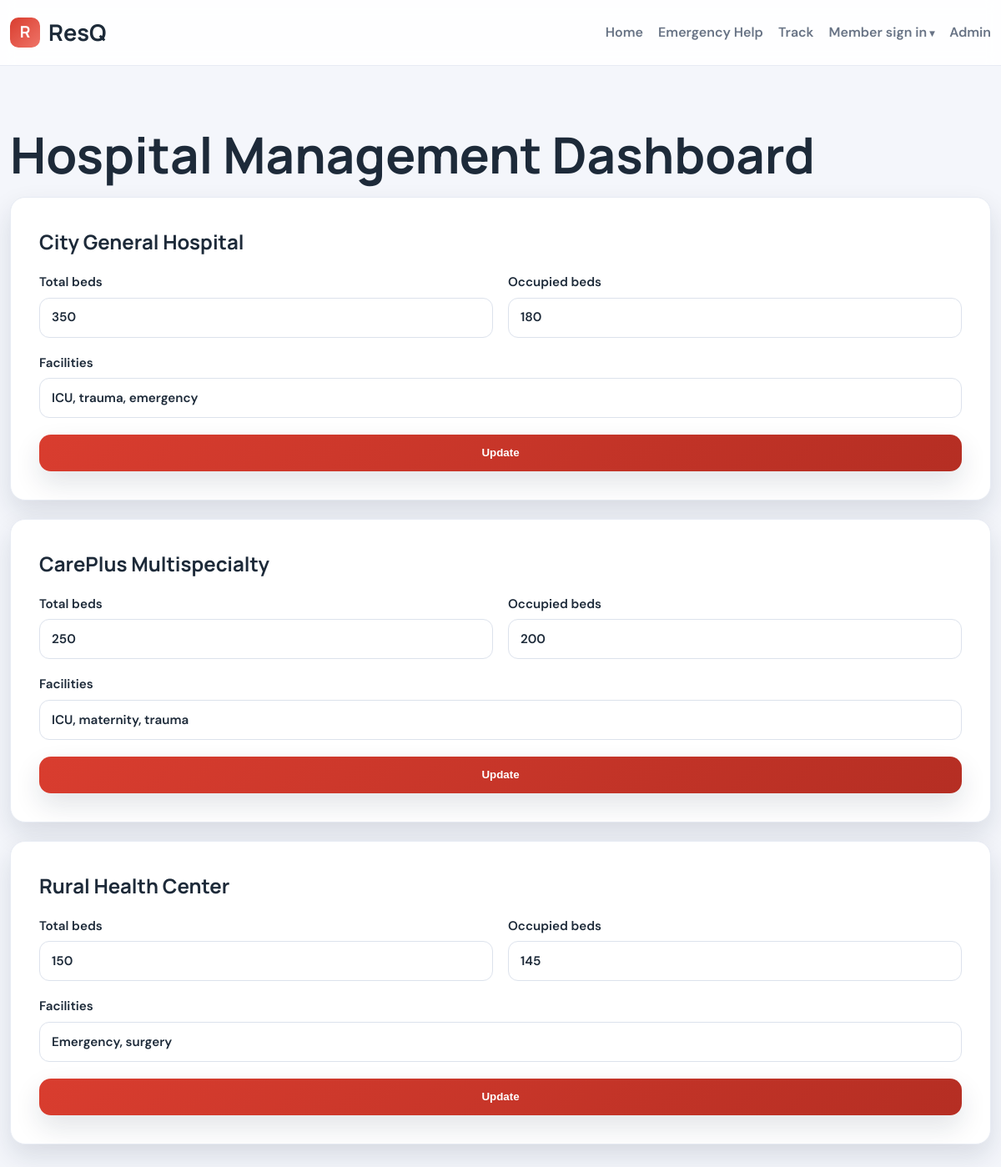
Screenshot of /hospital-dashboard (signed in) with the database file from the repository.
### app.py (models this page shows)
class Hospital(db.Model):
    id = db.Column(db.Integer, primary_key=True)
    name = db.Column(db.String(160), nullable=False)
    address = db.Column(db.String(200), nullable=False)
    latitude = db.Column(db.Float, default=0.0)
    longitude = db.Column(db.Float, default=0.0)
    phone = db.Column(db.String(20), default="")
    emergency_contact = db.Column(db.String(20), default="")
    facilities = db.Column(db.String(200), default="")
    total_beds = db.Column(db.Integer, default=0)
    occupied_beds = db.Column(db.Integer, default=0)
    available_beds = db.Column(db.Integer, default=0)
    verification_status = db.Column(db.String(30), default="PENDING")
    updated_at = db.Column(db.DateTime, default=utcnow_naive)

### app.py (the view, shortened to what this page needs)
@app.route("/hospital-dashboard", methods=["GET", "POST"])
def hospital_dashboard():
    if not require_role("admin"):
        return redirect(url_for("admin_login"))
    hospitals = Hospital.query.all()
    return render_template("hospital_dashboard.html", hospitals=hospitals)

### app.py (called while the page is built)
def require_role(role):
    if session.get("role") != role:
        flash("You do not have permission to access that page.", "error")
        return False
    return True

### templates/hospital_dashboard.html (shortened to what this page needs)
{% extends 'base.html' %}
{% block content %}
<section class="section">
  <div class="container">
    <h1>Hospital Management Dashboard</h1>
    {% for hospital in hospitals %}
    <div class="panel">
      <h2>{{ hospital.name }}</h2>
      <form method="post" class="stack-form">
        <div class="two-col">
          <label>Total beds<input type="number" name="total_beds" value="{{ hospital.total_beds }}" /></label>
          <label>Occupied beds<input type="number" name="occupied_beds" value="{{ hospital.occupied_beds }}" /></label>
        </div>
        <label>Facilities<input type="text" name="facilities" value="{{ hospital.facilities }}" /></label>
        <button class="button primary" type="submit">Update</button>
      </form>
    </div>
    {% endfor %}
  </div>
</section>
{% endblock %}

### static/css/style.css (style rules this page uses)
:root { --red: #d93d2f; --red-deep: #b52e23; --blue: #1d6ed8; --green: #1d9d65; --orange: #eb8b2d; --dark: #1d2a39; --bg: #f4f6fb; --card: #ffffff; --muted: #687385; --line: #e7ebf3; --shadow: 0 14px 32px rgba(18, 36, 61, 0.12); }
* { box-sizing: border-box; }
html { scroll-behavior: smooth; }
body { margin: 0; font-family: "DM Sans", "Segoe UI", sans-serif; background: var(--bg); color: var(--dark); line-height: 1.55; }
h1, h2, h3, h4, .brand { font-family: "Manrope", "DM Sans", "Segoe UI", sans-serif; }
.container { width: min(1180px, calc(100% - 24px)); margin: 0 auto; }
h1, h2, h3, h4, p { margin-top: 0; }
h1 { font-size: clamp(2.5rem, 5vw, 4.2rem); line-height: 1.08; margin-bottom: 18px; }
.button { border: none; display: inline-flex; align-items: center; justify-content: center; border-radius: 14px; font-weight: 700; padding: 0.9rem 1.4rem; transition: all 0.2s ease; cursor: pointer; }
.button.primary { background: linear-gradient(135deg, var(--red), var(--red-deep)); color: white; box-shadow: var(--shadow); }
.section { padding: 74px 0; }
.auth-card, .panel { background: var(--card); border: 1px solid var(--line); border-radius: 18px; box-shadow: var(--shadow); padding: clamp(20px, 4vw, 34px); margin-bottom: 22px; }
.stack-form { display: grid; gap: 18px; }
.stack-form label { display: grid; gap: 8px; color: var(--dark); font-size: 0.95rem; font-weight: 600; }
.stack-form input:not([type="checkbox"]), .stack-form select, .stack-form textarea { width: 100%; min-height: 44px; border: 1px solid #d7deea; border-radius: 10px; padding: 10px 12px; background: #fff; color: var(--dark); font: inherit; }
.two-col, .provider-grid { display: grid; grid-template-columns: repeat(2, minmax(0, 1fr)); gap: 18px; }
.stack-form { gap: 20px; }
.stack-form label { line-height: 1.35; }
.stack-form input:not([type="checkbox"]), .stack-form select, .stack-form textarea { min-height: 48px; border-color: #dce2ec; border-radius: 12px; padding: 12px 14px; transition: border-color .16s ease, box-shadow .16s ease; }
.stack-form input::placeholder, .stack-form textarea::placeholder { color: #9aa4b2; }

### rows the page displays
Hospital: name "City General Hospital", total_beds "350", occupied_beds "180", facilities "ICU, trauma, emergency"
Hospital: name "CarePlus Multispecialty", total_beds "250", occupied_beds "200", facilities "ICU, maternity, trauma"
Hospital: name "Rural Health Center", total_beds "150", occupied_beds "145", facilities "Emergency, surgery"
